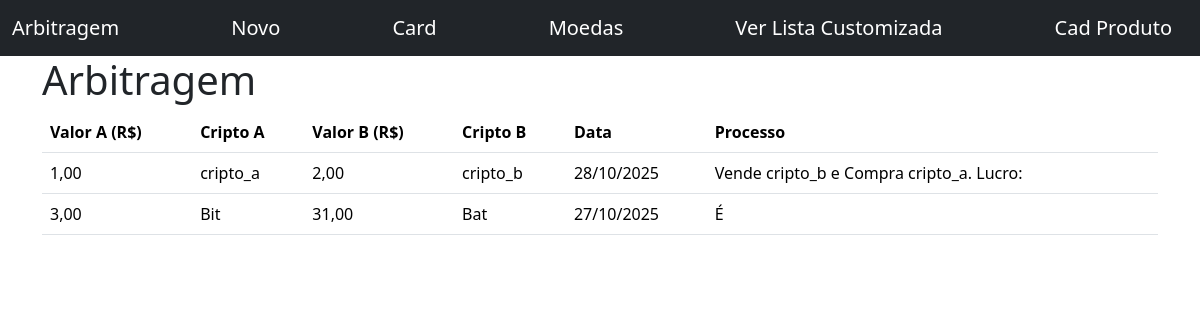
/, run on an earlier commit of the app's database.
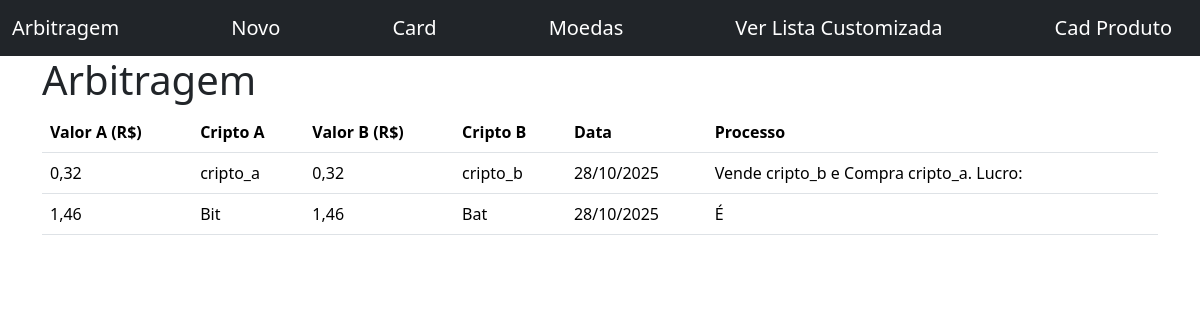
And on a later commit of the database.
### arbitrage/models.py (models this page shows)
class Arbitragem(models.Model):
    price_a  = models.DecimalField(verbose_name="Valor A (R$):", max_digits=10, decimal_places=2, null=False, blank=False)
    cripto_a = models.CharField(verbose_name="Cripto A:", max_length=200, null=False, blank=False)
    price_b  = models.DecimalField(verbose_name="Valor B (R$):", max_digits=10, decimal_places=2, null=False, blank=False)
    cripto_b = models.CharField(verbose_name="Cripto B:", max_length=200, null=False, blank=False)
    data     = models.DateTimeField(verbose_name="Data:") #default=datetime.now() ao realizar migrations ele gera sempre um novo
    processo = models.CharField(verbose_name="Processo:", max_length=200, null=False, blank=False)

### arbitrage/views.py (the view)
# urls.py: path("", ArbitragemListView.as_view(), name="arbitragem_list"),
class ArbitragemListView(ListView):
    model = Arbitragem #Procura o nome da APP e o nome do modelo

### arbitrage/templates/arbitrage/arbitragem_list.html (shortened to what this page needs)
{% extends "base.html" %}
{% block content %}
    <h1>Arbitragem</h1>
    {%if arbitragem_list %}
        <table class="table">
            <thead>
                <tr>
                    <th scope="col">Valor A (R$)</th>
                    <th scope="col">Cripto A</th>
                    <th scope="col">Valor B (R$)</th>
                    <th scope="col">Cripto B</th>
                    <th scope="col">Data</th>
                    <th scope="col">Processo</th>
                </tr>
            </thead>
            <tbody table-striped>
                {% for arbitragem in arbitragem_list %}
                    <tr>
                        <td>{{ arbitragem.price_a }}</td>
                        <td>{{ arbitragem.cripto_a }}</td>
                        <td>{{ arbitragem.price_b }}</td>
                        <td>{{ arbitragem.cripto_b}}</td>
                        <td>{{ arbitragem.data | date:"d/m/Y"}}</td>
                        <td>{{ arbitragem.processo}}</td>
                    </tr>
                {% endfor %}
            </tbody>
        </table>
    {% else %}
        <p class="alert alert-info">Nenhuma arbitragem encontrada.</p>
    {% endif %}
{% endblock content %}

What changed in the data, as far as the page shows it:
changed Arbitragem "cripto_a": price_a "1,00" → "0,32"; price_b "2,00" → "0,32"
changed Arbitragem "Bit": price_a "3,00" → "1,46"; price_b "31,00" → "1,46"; data "27/10/2025" → "28/10/2025"
